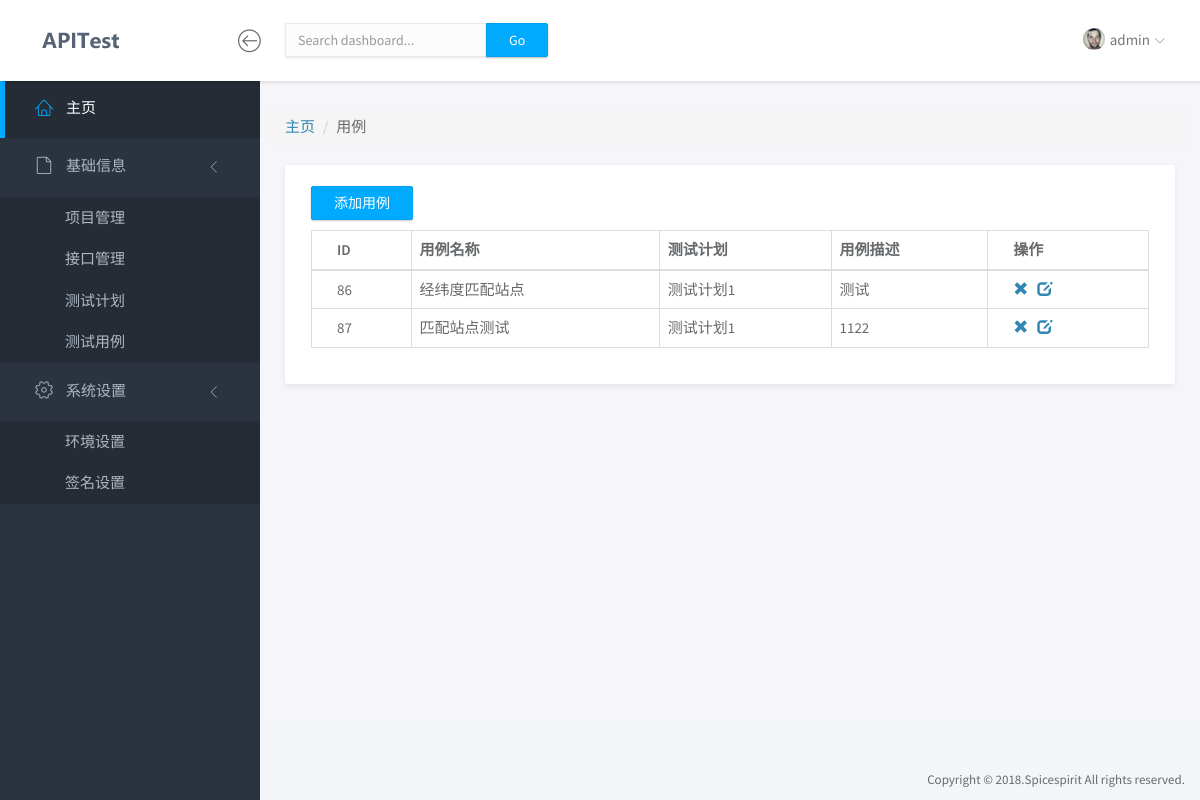
The app's page /case/ (signed in) with its own data.
### app/models.py (models this page shows, shortened)
class TestCase(models.Model):
    name = models.CharField('名称', max_length=50, blank=True, null=True)
    description = models.CharField('描述', max_length=100, blank=True, null=True)
    plan = models.ForeignKey('TestPlan', on_delete=models.CASCADE, blank=True, null=True)
    class Meta:
        verbose_name = '测试用例'
        verbose_name_plural = '测试用例'

class TestPlan(models.Model):
    name = models.CharField('名称', max_length=50)
    environment = models.ForeignKey('Environment', on_delete=models.CASCADE, verbose_name='环境')
    description = models.CharField('描述', max_length=100, blank=True, null=True)
    def __str__(self):
        return self.name
    class Meta:
        verbose_name = '测试计划'
        verbose_name_plural = '测试计划'

### app/views.py (the view)
# urls.py: path('case/', case_list, name='case_list'),
@login_required
def case_list(request):   # project_list
    case_list = TestCase.objects.all()
    env_list = Environment.objects.all()
    return render(request, "case_list.html", {"case_list": case_list, 'env_list': env_list})

### app/templates/case_list.html (shortened to what this page needs)
{% extends "base.html" %}
{% block content %}
	<div class="row">
		<ol class="breadcrumb">
		  <li><a href="{% url 'index' %}">主页</a></li>
		  <li>用例</li>
		</ol>
	</div>
	<div class="row">
		<div class="col-md-12">
			<div class="panel">
				<div class="panel-body">
					<form style="padding: 10px 0; ">
						<a href="{% url 'case_add' %}"><button type="button" class="btn btn-primary">添加用例</button></a>
					</form>
					<table class="table table-bordered">
						<thead>
							<tr>
								<th>ID</th>
								<th>用例名称</th>
								<th>测试计划</th>
								<th>用例描述</th>
								<th>操作</th>
							</tr>
						</thead>
						<tbody>
							{% for case in case_list %}
							<tr>
								<td>{{case.id}}</td>
								<td>{{case.name}}</td>
                                <td>{{case.plan}}</td>
								<td>{{case.description}}</td>
								<td>
									<a href="#"><span class="glyphicon glyphicon-remove" data-toggle="modal" data-target="#delModal_{{case.id}}"></span></a>&nbsp;&nbsp;
                      <a href="{% url 'case_update' case.id %}"><span class="glyphicon glyphicon-edit"></span></a>&nbsp;&nbsp;
								</td>
							</tr>
							{% endfor %}
						</tbody>
					</table>
				</div>
			</div>
		</div>
	</div>
{% endblock %}

### app/templates/base.html (shortened to what this page needs)
<!doctype html>
<html lang="en">
{% load staticfiles %}
<head>
	<link rel="stylesheet" href="{% static 'vendor/bootstrap/css/bootstrap.min.css' %}">
	<link rel="stylesheet" href="{% static 'vendor/font-awesome/css/font-awesome.min.css' %}">
	<link rel="stylesheet" href="{% static 'vendor/linearicons/style.css' %}">
	<link rel="stylesheet" href="{% static 'vendor/chartist/css/chartist-custom.css' %}">
	<link rel="stylesheet" href="{% static 'css/main.css' %}">
	<link rel="stylesheet" href="{% static 'css/demo.css' %}">
</head>
<body>
	<div id="wrapper">
		<nav class="navbar navbar-default navbar-fixed-top">
			<div class="brand">
				<a href="index.html"><img src="{% static 'img/logo-dark.png' %}" alt="ApiTest" class="img-responsive logo"></a>
			</div>
			<div class="container-fluid">
				<div class="navbar-btn" style="padding-left: 67px;">
					<button type="button" class="btn-toggle-fullwidth"><i class="lnr lnr-arrow-left-circle"></i></button>
				</div>
				<form class="navbar-form navbar-left">
					<div class="input-group">
						<input type="text" value="" class="form-control" placeholder="Search dashboard...">
						<span class="input-group-btn"><button type="button" class="btn btn-primary">Go</button></span>
					</div>
				</form>
				<div id="navbar-menu">
					<ul class="nav navbar-nav navbar-right">
						<li class="dropdown">
							<a href="#" class="dropdown-toggle" data-toggle="dropdown"><img src="{% static 'img/user.png' %}" class="img-circle" alt="Avatar"> <span>{{ request.user.username }}</span> <i class="icon-submenu lnr lnr-chevron-down"></i></a>
						</li>
					</ul>
				</div>
			</div>
		</nav>
		<div id="sidebar-nav" class="sidebar">
			<div class="sidebar-scroll">
				<nav>
					<ul class="nav">
						<li><a href="{% url 'index' %}" class="active"><i class="lnr lnr-home"></i> <span>主页</span></a></li>
						<li>
							<a href="#subItems" data-toggle="collapse" class="collapsed"><i class="lnr lnr-file-empty"></i> <span>基础信息</span> <i class="icon-submenu lnr lnr-chevron-left"></i></a>
							<div id="subItems" class="collapse in">
								<ul class="nav">
									<li><a href="{% url 'prj_list' %}" class="">项目管理</a></li>
									<li><a href="{% url 'api_list' %}" class="">接口管理</a></li>
									<li><a href="{% url 'plan_list' %}" class="">测试计划</a></li>
									<li><a href="{% url 'case_list' %}" class="">测试用例</a></li>
								</ul>
							</div>
						</li>
						<li>
							<a href="#subSettings" data-toggle="collapse" class="collapsed"><i class="lnr lnr-cog"></i> <span>系统设置</span> <i class="icon-submenu lnr lnr-chevron-left"></i></a>
							<div id="subSettings" class="collapse in">
								<ul class="nav">
									<li><a href="{% url 'env_list' %}" class="">环境设置</a></li>
									<li><a href="{% url 'sign_list' %}" class="">签名设置</a></li>
								</ul>
							</div>
						</li>
					</ul>
				</nav>
			</div>
		</div>
		<div class="main">
			<div class="main-content">
				<div class="container-fluid">
					{% block content %}
					{% endblock %}
				</div>
			</div>
		</div>
		<footer>
			<div class="container-fluid">
				<p class="copyright">Copyright &copy; 2018.Spicespirit All rights reserved.</p>
			</div>
		</footer>
	</div>
</body>
</html>

### records on screen
TestCase: id "86", name "经纬度匹配站点", plan "测试计划1", description "测试"
TestCase: id "87", name "匹配站点测试", plan "测试计划1", description "1122"

### other values on screen
{{ request.user.username }} "admin"
